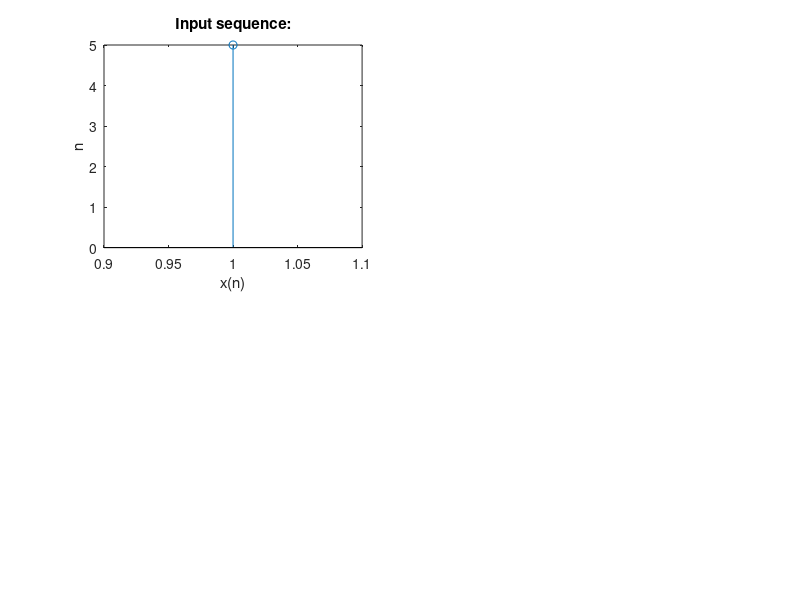

Recreate this plot in MATLAB. (Note: this script raises an error after producing the figure.)
close();
clear();
x=input('Enter the sequence:');
N=length(x);
subplot(2,2,1);
stem(x)
xlabel('x(n)');
ylabel('n');
title('Input sequence:');
Xee(1)=x(1)+x(5);
Xee(2)=x(1)-x(5);
Xeo(1)=x(3)+x(7);
Xeo(2)=x(3)-x(7);
Xoe(1)=x(2)+x(6);
Xoe(2)=x(2)-x(6);
Xoo(1)=x(4)+x(8);
Xoo(2)=x(4)-x(8);
for k=1:N/4
    Xe(k)=Xee(k)+exp((-1*2*i*pi*2*(k-1))/N)*Xeo(k);
    Xe(k+N/4)=Xee(k)-exp((-1*2*i*pi*2*(k-1))/N)*Xeo(k);
    Xo(k)=Xoe(k)+exp((-1*2*i*pi*2*(k-1))/N)*Xoo(k);
    Xo(k+N/4)=Xoe(k)-exp((-1*2*i*pi*2*(k-1))/N)*Xoo(k);
end
for k=1:N/2
    X(k)=(Xe(k)+exp((-1*2*i*pi*(k-1))/N)*Xo(k));
    X(k+N/2)=(Xe(k)-exp((-1*2*i*pi*(k-1))/N)*Xo(k));
end
disp(X);
subplot(2,2,2);
stem(real(X));
xlabel('X(n)');
ylabel('n');
title('Real values:');
subplot(2,2,3);
stem(imag(X));
xlabel('X(n)');
ylabel('n');
title('Imaginary values:');
xee(1)=X(1)+X(5);
xee(2)=X(1)-X(5);
xeo(1)=X(3)+X(7);
xeo(2)=X(3)-X(7);
xoe(1)=X(2)+X(6);
xoe(2)=X(2)-X(6);
xoo(1)=X(4)+X(8);
xoo(2)=X(4)-X(8);
for k=1:N/4
    xe(k)=xee(k)+exp((2*i*pi*2*(k-1))/N)*xeo(k);
    xe(k+N/4)=xee(k)-exp((2*i*pi*2*(k-1))/N)*xeo(k);
    xo(k)=xoe(k)+exp((2*i*pi*2*(k-1))/N)*xoo(k);
    xo(k+N/4)=xoe(k)-exp((2*i*pi*2*(k-1))/N)*xoo(k);
end
for k=1:N/2
    x(k)=(xe(k)+exp((2*i*pi*(k-1))/N)*xo(k))/N;
    x(k+N/2)=(xe(k)-exp((2*i*pi*(k-1))/N)*xo(k))/N;
end
disp(x);            
subplot(2,2,4);
stem(real(x));
xlabel('x(n)');
ylabel('n');
title('Real values:');